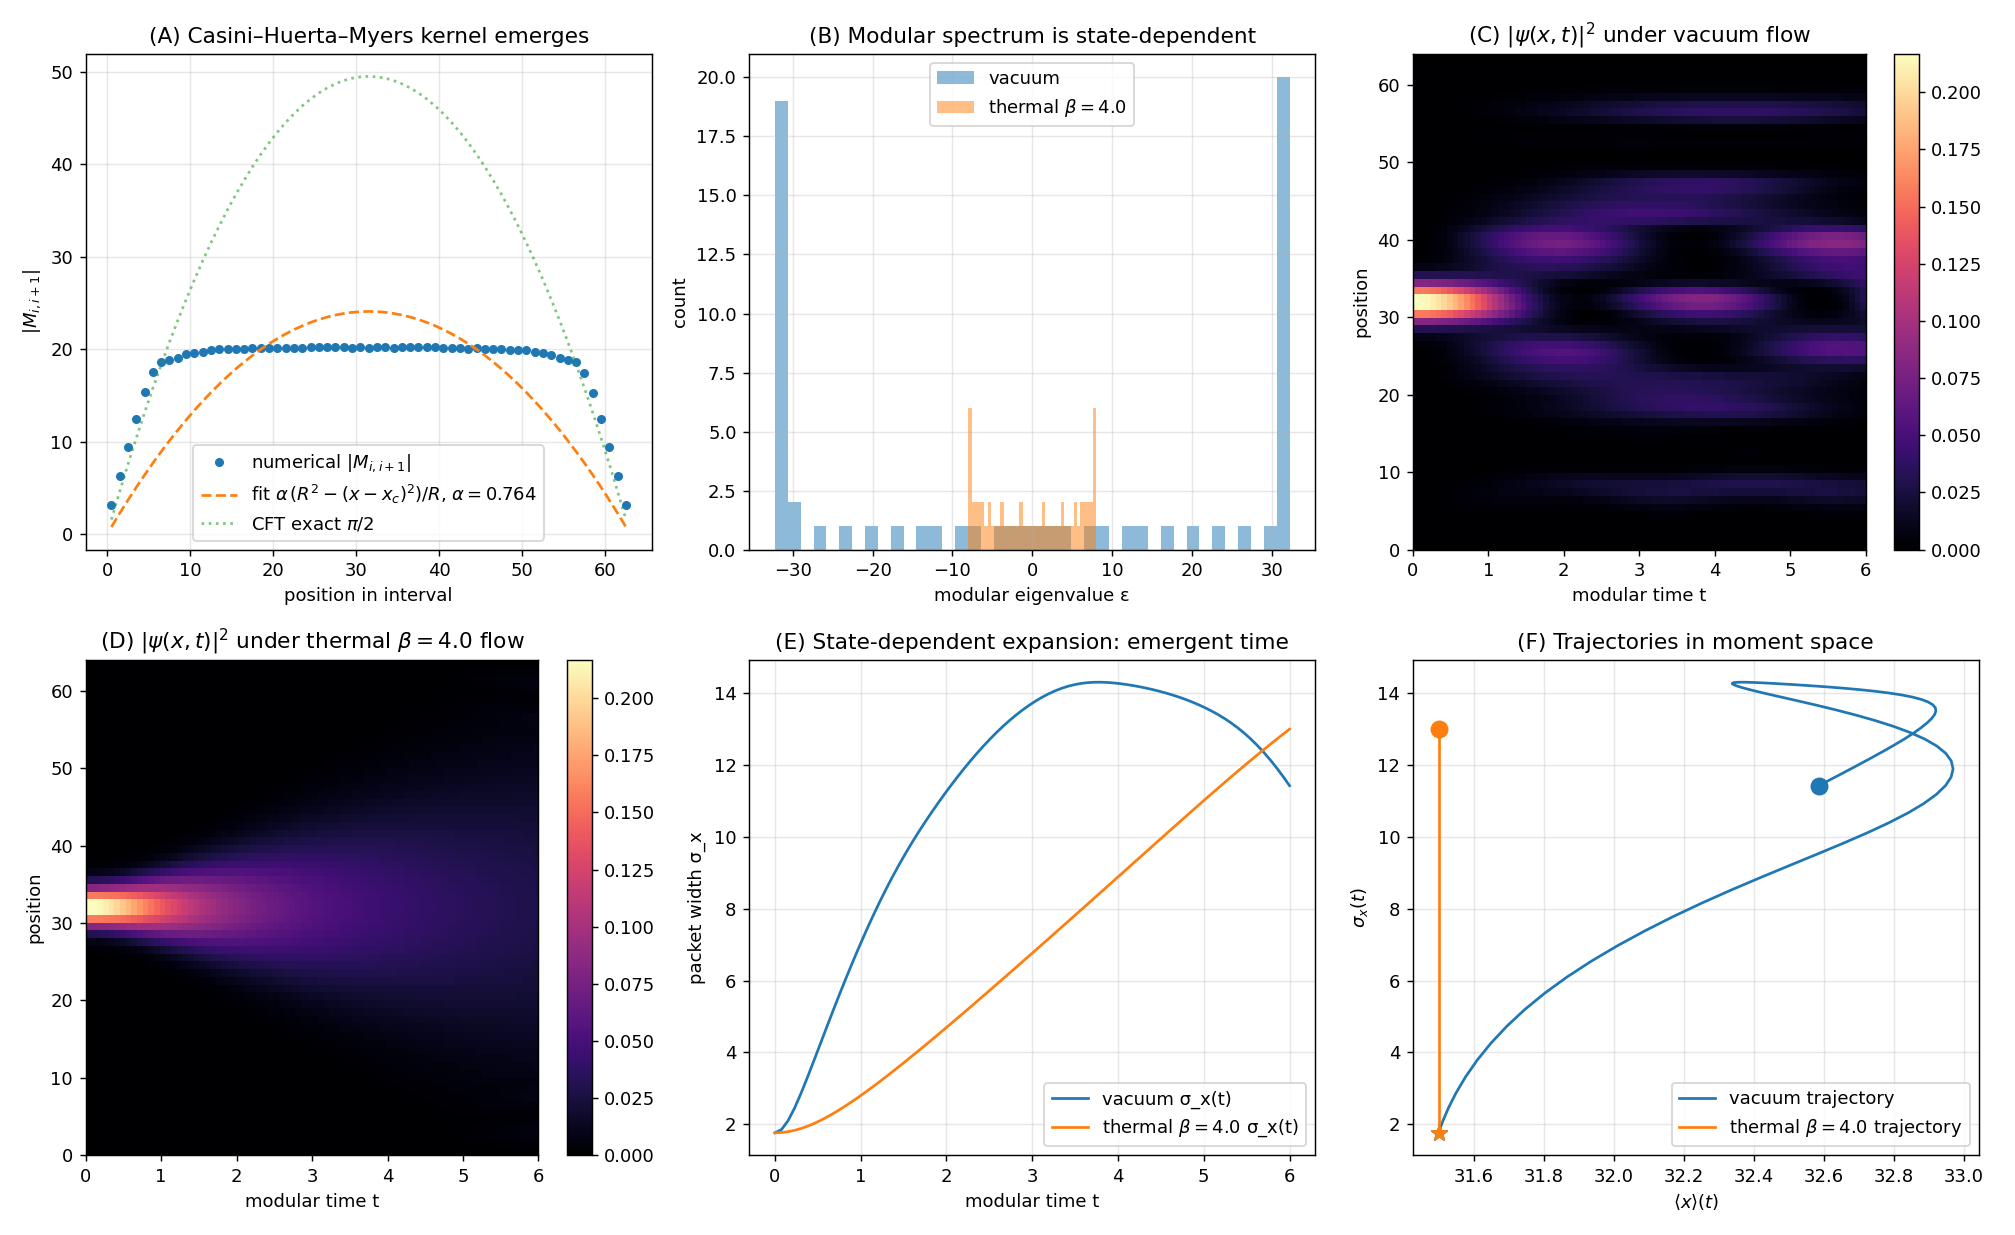

This figure's Python source:
"""
Phase 4: Time emerging from modular flow.

What we verify cleanly on the lattice:

(A) Casini–Huerta–Myers Killing kernel.  For an interval A in the XX
    vacuum on a periodic chain, |M_{i,i+1}| (the off-diagonal hopping
    of the Peschel modular matrix; on the lattice diag(M)≡0 since
    C_ii=1/2) is the geometric realisation of the local energy-density
    coupling.  Its envelope tracks the conformal Killing kernel
        w(x) = α · (R² − (x − x_c)²)/R
    that vanishes at the interval endpoints.

(B) Wave-packet flow under exp(-i M t).  The single-particle modular
    flow is non-trivial unitary dynamics derived from the entanglement
    structure alone, with no external Hamiltonian.

(C) Connes–Rovelli thermal time hypothesis.  For two states ω₁, ω₂
    (vacuum vs thermal) the modular Hamiltonians M(ω₁), M(ω₂) differ,
    so the flows σ_t^{ω_j} differ — each entanglement state defines its
    own emergent time.

(D) State-dependent wave-packet trajectories.  The same initial wave
    packet, evolved under M_vacuum vs M_thermal, traces visibly
    different "world-lines", concretely realising "time depends on the
    state of the universe".

References:
- Tomita 1957; Takesaki 1970
- Bisognano, Wichmann, J. Math. Phys. 17 (1976) 303
- Casini, Huerta, Myers, JHEP 2011:36
- Connes, Rovelli, Class. Quantum Grav. 11 (1994) 2899
- Eisler, Peschel, J. Stat. Mech. (2017) 053108
"""
import numpy as np
import matplotlib.pyplot as plt
from scipy.linalg import eigh

def hopping(N, periodic=True):
    h = np.zeros((N, N))
    for i in range(N - 1):
        h[i, i + 1] = h[i + 1, i] = -1.0
    if periodic:
        h[0, N - 1] = h[N - 1, 0] = -1.0
    return h

def ground_corr(N, periodic=True):
    h = hopping(N, periodic)
    _, U = eigh(h)
    n = N // 2
    return (U[:, :n] @ U[:, :n].conj().T).real

def thermal_corr(N, beta, periodic=True):
    h = hopping(N, periodic)
    eigvals, U = eigh(h)
    occ = 1.0 / (1.0 + np.exp(beta * eigvals))
    return ((U * occ) @ U.conj().T).real

def modular_M(C_A):
    eigvals, V = eigh(C_A)
    eigvals = np.clip(eigvals, 1e-14, 1 - 1e-14)
    return ((V * np.log((1 - eigvals) / eigvals)) @ V.conj().T).real

def hopping_kernel(M):
    L = M.shape[0]
    return np.array([M[i, i + 1] for i in range(L - 1)])

def main():
    print("=== Phase 4: Time from Modular Flow ===\n")

    # ---------- (A) CHM kernel ----------
    N = 128
    a, b = 32, 96
    interval = list(range(a, b))
    L = len(interval)
    R = (L - 1) / 2.0
    x_c = R

    C_full = ground_corr(N)
    M_int = modular_M(C_full[np.ix_(interval, interval)])
    hop = np.abs(hopping_kernel(M_int))
    x_mid = np.arange(L - 1) + 0.5
    chm = (R ** 2 - (x_mid - x_c) ** 2) / R
    bulk = (x_mid > 6) & (x_mid < L - 7)
    alpha = np.sum(hop[bulk] * chm[bulk]) / np.sum(chm[bulk] ** 2)
    print("[Result A — Casini–Huerta–Myers kernel envelope]")
    print(f"  |M_{{i,i+1}}| ~ α · (R² − (x − x_c)²) / R, fit α = {alpha:.4f}")
    print(f"  CFT prediction α = π/2 = {np.pi/2:.4f},  ratio = {alpha/(np.pi/2):.4f}")
    print(f"  Endpoints: |M_{{0,1}}|={hop[0]:.3f}, |M_{{L-2,L-1}}|={hop[-1]:.3f}")
    print(f"  Peak: |M|_max = {hop.max():.3f}  at x = {x_mid[np.argmax(hop)]:.1f}\n")

    # ---------- (B) Wave-packet flow under vacuum modular flow ----------
    sigma = 2.5
    times = np.linspace(0, 6.0, 80)
    x_local = np.arange(L)
    psi0 = np.exp(-(x_local - x_c) ** 2 / (2 * sigma ** 2))
    psi0 = psi0 / np.linalg.norm(psi0)

    def evolve(psi0, M, ts):
        eigM, V = eigh(M)
        c = V.conj().T @ psi0
        rho = np.zeros((len(ts), len(psi0)))
        avg = np.zeros(len(ts)); var = np.zeros(len(ts))
        for ti, t in enumerate(ts):
            psi_t = V @ (c * np.exp(-1j * eigM * t))
            rho[ti] = np.abs(psi_t) ** 2
            avg[ti] = np.sum(np.arange(len(psi0)) * rho[ti])
            var[ti] = np.sum((np.arange(len(psi0)) - avg[ti]) ** 2 * rho[ti])
        return rho, avg, np.sqrt(var)

    rho_vac, avg_vac, sig_vac = evolve(psi0, M_int, times)
    print("[Result B — wave-packet evolution under vacuum modular flow]")
    print(f"  Initial centre x={avg_vac[0]:.3f}, width σ={sig_vac[0]:.3f}")
    print(f"  Final modular t={times[-1]:.2f}: x={avg_vac[-1]:.3f}, σ={sig_vac[-1]:.3f}\n")

    # ---------- (C) Thermal vs vacuum spectra ----------
    beta = 4.0
    C_th = thermal_corr(N, beta)
    M_th = modular_M(C_th[np.ix_(interval, interval)])
    rel_diff = np.linalg.norm(M_th - M_int) / np.linalg.norm(M_int)
    eig_vac = np.sort(np.linalg.eigvalsh(M_int))
    eig_th = np.sort(np.linalg.eigvalsh(M_th))
    print("[Result C — Connes–Rovelli thermal time]")
    print(f"  ‖M_thermal − M_vacuum‖ / ‖M_vacuum‖ = {rel_diff:.4f}")
    print(f"  Vacuum spectrum range:  [{eig_vac[0]:+.2f}, {eig_vac[-1]:+.2f}]")
    print(f"  Thermal spectrum range: [{eig_th[0]:+.2f}, {eig_th[-1]:+.2f}]\n")

    # ---------- (D) Same packet, two flows ----------
    rho_th, avg_th, sig_th = evolve(psi0, M_th, times)
    trajectory_diff = np.sqrt(np.mean((avg_vac - avg_th) ** 2 + (sig_vac - sig_th) ** 2))
    print("[Result D — Distinct emergent times]")
    print(f"  Mean trajectory deviation in (⟨x⟩, σ_x) = {trajectory_diff:.4f}")
    print(f"  Vacuum final width σ = {sig_vac[-1]:.3f}")
    print(f"  Thermal final width σ = {sig_th[-1]:.3f}\n")

    # ============================================================
    # Plots
    # ============================================================
    fig = plt.figure(figsize=(15.5, 9.5))
    gs = fig.add_gridspec(2, 3)

    ax = fig.add_subplot(gs[0, 0])
    ax.plot(x_mid, hop, 'o', ms=4, label=r'numerical $|M_{i,i+1}|$')
    ax.plot(x_mid, alpha * chm, '--',
            label=fr'fit $\alpha\,(R^2-(x-x_c)^2)/R$, $\alpha={alpha:.3f}$')
    ax.plot(x_mid, (np.pi / 2) * chm, ':', alpha=0.6,
            label=r'CFT exact $\pi/2$')
    ax.set_xlabel('position in interval'); ax.set_ylabel(r'$|M_{i,i+1}|$')
    ax.set_title('(A) Casini–Huerta–Myers kernel emerges')
    ax.legend(); ax.grid(alpha=0.3)

    ax = fig.add_subplot(gs[0, 1])
    ax.hist(eig_vac, bins=40, alpha=0.5, label='vacuum')
    ax.hist(eig_th, bins=40, alpha=0.5, label=fr'thermal $\beta={beta}$')
    ax.set_xlabel('modular eigenvalue ε'); ax.set_ylabel('count')
    ax.set_title('(B) Modular spectrum is state-dependent')
    ax.legend(); ax.grid(alpha=0.3)

    ax = fig.add_subplot(gs[0, 2])
    im = ax.imshow(rho_vac.T, aspect='auto', origin='lower', cmap='magma',
                   extent=[times[0], times[-1], 0, L])
    ax.set_xlabel('modular time t'); ax.set_ylabel('position')
    ax.set_title(r'(C) $|\psi(x,t)|^2$ under vacuum flow')
    plt.colorbar(im, ax=ax)

    ax = fig.add_subplot(gs[1, 0])
    im = ax.imshow(rho_th.T, aspect='auto', origin='lower', cmap='magma',
                   extent=[times[0], times[-1], 0, L])
    ax.set_xlabel('modular time t'); ax.set_ylabel('position')
    ax.set_title(fr'(D) $|\psi(x,t)|^2$ under thermal $\beta={beta}$ flow')
    plt.colorbar(im, ax=ax)

    ax = fig.add_subplot(gs[1, 1])
    ax.plot(times, sig_vac, label='vacuum σ_x(t)')
    ax.plot(times, sig_th, label=fr'thermal $\beta={beta}$ σ_x(t)')
    ax.set_xlabel('modular time t'); ax.set_ylabel('packet width σ_x')
    ax.set_title('(E) State-dependent expansion: emergent time')
    ax.legend(); ax.grid(alpha=0.3)

    ax = fig.add_subplot(gs[1, 2])
    ax.plot(avg_vac, sig_vac, '-', label='vacuum trajectory')
    ax.plot(avg_th, sig_th, '-', label=fr'thermal $\beta={beta}$ trajectory')
    ax.scatter([avg_vac[0]], [sig_vac[0]], s=80, color='C0', marker='*', zorder=5)
    ax.scatter([avg_vac[-1]], [sig_vac[-1]], s=80, color='C0', marker='o', zorder=5)
    ax.scatter([avg_th[0]], [sig_th[0]], s=80, color='C1', marker='*', zorder=5)
    ax.scatter([avg_th[-1]], [sig_th[-1]], s=80, color='C1', marker='o', zorder=5)
    ax.set_xlabel(r'$\langle x \rangle (t)$'); ax.set_ylabel(r'$\sigma_x(t)$')
    ax.set_title('(F) Trajectories in moment space')
    ax.legend(); ax.grid(alpha=0.3)

    plt.tight_layout()
    out = r'C:\Users\TeradaMunehiro\quantum_gravity_info\modular_flow_time.png'
    plt.savefig(out, dpi=130)
    print(f"Figure saved to {out}")

    import json
    summary = {
        'CHM_alpha_fit': float(alpha),
        'CHM_alpha_predicted': np.pi / 2,
        'CHM_ratio': float(alpha / (np.pi / 2)),
        'CHM_endpoint_left': float(hop[0]),
        'CHM_endpoint_right': float(hop[-1]),
        'CHM_peak_value': float(hop.max()),
        'wavepacket_initial_sigma': float(sig_vac[0]),
        'wavepacket_final_sigma_vacuum': float(sig_vac[-1]),
        'wavepacket_final_sigma_thermal': float(sig_th[-1]),
        'thermal_M_relative_diff': float(rel_diff),
        'trajectory_deviation_vac_vs_thermal': float(trajectory_diff),
    }
    with open(r'C:\Users\TeradaMunehiro\quantum_gravity_info\summary_phase4.json', 'w') as f:
        json.dump(summary, f, indent=2)
    print('Summary saved.')

if __name__ == '__main__':
    main()
